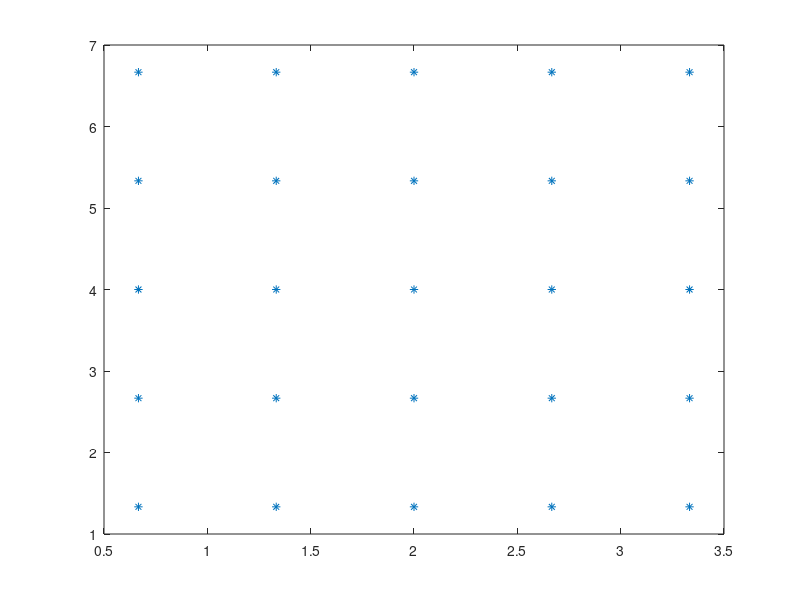

The MATLAB script that drew this image: (Note: this script raises an error after producing the figure.)
clearvars;
Nx=5;
Ny=5;
Lx=8;
Ly=8;

Vmax=0.2;
dt=10^(-4);
Ni=10^4;


N=Nx*Ny;

Posrow=Ly/(Ny+1); Poscol=Lx/(Nx+1);
i=1;
for Rows=1:Ny
    for Col=1:Nx
        x(i)=Poscol*Col/2; 
        y(i)=Posrow*Rows; 
        Vx(i)=Vmax*(2*rand(1)-1); 
        Vy(i)=Vmax*(2*rand(1)-1);
        i=i+1;
    end
end
plot(x,y, '*')

T=0;
T1=0.05;
T2=0.5;
T3=1.0;


RV=init(Lx,Ly,Nx,Ny,Vmax,T) 
accfunc=Acc(RV,Lx,Ly,N)
z1=Fx(x,y)
z2=Fy(x,y)

% verletfunc=Verlet(RV,Lx,Ly,N,dt)

md=MD(Lx,Ly,N,Ni,dt,RV)



% RV1=init(Lx,Ly,Nx,Ny,Vmax,T1) 
% accfunc1=Acc(RV1,Lx,Ly,N)
% md1=MD(Lx,Ly,N,Ni,dt,RV1)
% 
% RV2=init(Lx,Ly,Nx,Ny,Vmax,T1) 
% accfunc2=Acc(RV2,Lx,Ly,N)
% md2=MD(Lx,Ly,N,Ni,dt,RV2)
% 
% RV3=init(Lx,Ly,Nx,Ny,Vmax,T1) 
% accfunc3=Acc(RV3,Lx,Ly,N)
% md3=MD(Lx,Ly,N,Ni,dt,RV3)
% 
% 
% 
% 
% % розрахунок енергій
% Ep=0;
% for i=1:N-1
%     for j=i+1:N
%         Dx=x(i)-x(j);
%         if abs(Dx)>Lx/2
%             Dx=Dx-sign(Dx)*Lx;
%         end
%         Dy=y(i)-y(j);
%         if abs(Dy)>Ly/2
%             Dy=Dy-sign(Dy)*Ly;
%         end
%         r=(Dx^2+Dy^2).^0.5; Ep=Ep+4*(1/r.^12-1/r.^6);
%     end
% end
% Ek=0;
% for i=1:N
%     Ek=Ek+0.5*(Vx(i)^2+Vy(i)^2);
% end
% Ep
% Ek
% Esum = Ep+Ek 
% 
